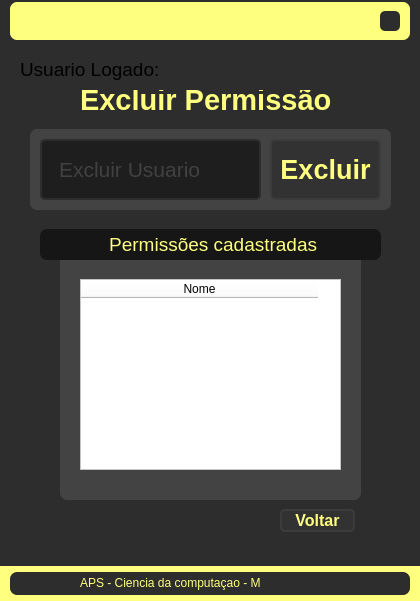
<?xml version="1.0" encoding="UTF-8"?>
<ui version="4.0">
 <class>MainWindow</class>
 <widget class="QMainWindow" name="MainWindow">
  <property name="geometry">
   <rect>
    <x>0</x>
    <y>0</y>
    <width>420</width>
    <height>601</height>
   </rect>
  </property>
  <property name="minimumSize">
   <size>
    <width>420</width>
    <height>600</height>
   </size>
  </property>
  <property name="windowTitle">
   <string>MainWindow</string>
  </property>
  <widget class="QWidget" name="centralwidget">
   <layout class="QVBoxLayout" name="verticalLayout">
    <property name="spacing">
     <number>0</number>
    </property>
    <property name="leftMargin">
     <number>0</number>
    </property>
    <property name="topMargin">
     <number>0</number>
    </property>
    <property name="rightMargin">
     <number>0</number>
    </property>
    <property name="bottomMargin">
     <number>0</number>
    </property>
    <item>
     <widget class="QFrame" name="topbar">
      <property name="maximumSize">
       <size>
        <width>16777215</width>
        <height>40</height>
       </size>
      </property>
      <property name="styleSheet">
       <string notr="true">background-color: rgb(45, 45, 45);</string>
      </property>
      <property name="frameShape">
       <enum>QFrame::NoFrame</enum>
      </property>
      <property name="frameShadow">
       <enum>QFrame::Raised</enum>
      </property>
      <layout class="QHBoxLayout" name="horizontalLayout_3">
       <property name="spacing">
        <number>0</number>
       </property>
       <property name="leftMargin">
        <number>0</number>
       </property>
       <property name="topMargin">
        <number>2</number>
       </property>
       <property name="rightMargin">
        <number>0</number>
       </property>
       <property name="bottomMargin">
        <number>0</number>
       </property>
       <item>
        <widget class="QFrame" name="frame_4">
         <property name="maximumSize">
          <size>
           <width>400</width>
           <height>16777215</height>
          </size>
         </property>
         <property name="styleSheet">
          <string notr="true">background-color: rgb(255, 255, 127);
border-radius: 7px;</string>
         </property>
         <property name="frameShape">
          <enum>QFrame::StyledPanel</enum>
         </property>
         <property name="frameShadow">
          <enum>QFrame::Raised</enum>
         </property>
         <layout class="QHBoxLayout" name="horizontalLayout_4">
          <property name="spacing">
           <number>3</number>
          </property>
          <property name="leftMargin">
           <number>10</number>
          </property>
          <property name="topMargin">
           <number>3</number>
          </property>
          <property name="rightMargin">
           <number>10</number>
          </property>
          <property name="bottomMargin">
           <number>3</number>
          </property>
          <item>
           <widget class="QLabel" name="label_7">
            <property name="text">
             <string/>
            </property>
            <property name="alignment">
             <set>Qt::AlignLeading|Qt::AlignLeft|Qt::AlignVCenter</set>
            </property>
           </widget>
          </item>
          <item>
           <widget class="QPushButton" name="pushButton_2">
            <property name="maximumSize">
             <size>
              <width>20</width>
              <height>20</height>
             </size>
            </property>
            <property name="styleSheet">
             <string notr="true">QPushButton {

	background-color: rgb(45, 45, 45);
	border-radius: 5px;	
	background-position: center;	
}
QPushButton:hover {
	
	background-color: rgb(255, 102, 105);
	color: rgb(200, 200, 200);
}
QPushButton:pressed {
	background-color: rgb(170, 0, 0);
	color: rgb(200, 200, 200);
}</string>
            </property>
            <property name="text">
             <string/>
            </property>
            <property name="icon">
             <iconset>
              <normaloff>../Imagens/cil-x.png</normaloff>../Imagens/cil-x.png</iconset>
            </property>
           </widget>
          </item>
         </layout>
        </widget>
       </item>
      </layout>
     </widget>
    </item>
    <item>
     <widget class="QFrame" name="frame_2">
      <property name="styleSheet">
       <string notr="true">background-color: rgb(45, 45, 45);</string>
      </property>
      <property name="frameShape">
       <enum>QFrame::NoFrame</enum>
      </property>
      <property name="frameShadow">
       <enum>QFrame::Raised</enum>
      </property>
      <layout class="QHBoxLayout" name="horizontalLayout">
       <item>
        <widget class="QFrame" name="frame">
         <property name="minimumSize">
          <size>
           <width>400</width>
           <height>500</height>
          </size>
         </property>
         <property name="maximumSize">
          <size>
           <width>400</width>
           <height>10000</height>
          </size>
         </property>
         <property name="styleSheet">
          <string notr="true">background-color: rgb(45, 45, 45);</string>
         </property>
         <property name="frameShape">
          <enum>QFrame::NoFrame</enum>
         </property>
         <property name="frameShadow">
          <enum>QFrame::Raised</enum>
         </property>
         <widget class="QLabel" name="label_6">
          <property name="geometry">
           <rect>
            <x>70</x>
            <y>180</y>
            <width>231</width>
            <height>31</height>
           </rect>
          </property>
          <property name="font">
           <font>
            <pointsize>13</pointsize>
            <weight>75</weight>
            <bold>true</bold>
           </font>
          </property>
          <property name="styleSheet">
           <string notr="true">color: rgb(255, 0, 0);</string>
          </property>
          <property name="text">
           <string/>
          </property>
         </widget>
         <widget class="QLabel" name="label_5">
          <property name="geometry">
           <rect>
            <x>70</x>
            <y>300</y>
            <width>231</width>
            <height>31</height>
           </rect>
          </property>
          <property name="font">
           <font>
            <pointsize>13</pointsize>
            <weight>75</weight>
            <bold>true</bold>
           </font>
          </property>
          <property name="styleSheet">
           <string notr="true">color: rgb(255, 0, 0);</string>
          </property>
          <property name="text">
           <string/>
          </property>
         </widget>
         <widget class="QLineEdit" name="lineEdit">
          <property name="geometry">
           <rect>
            <x>30</x>
            <y>90</y>
            <width>221</width>
            <height>61</height>
           </rect>
          </property>
          <property name="font">
           <font>
            <family>Segoe UI</family>
            <pointsize>16</pointsize>
           </font>
          </property>
          <property name="styleSheet">
           <string notr="true">QLineEdit {
	border: 2px solid rgb(45, 45, 45);
	border-radius: 5px;
	padding: 15px;
	background-color: rgb(30, 30, 30);	
	color: rgb(100, 100, 100);
}
QLineEdit:hover {
	border: 2px solid rgb(55, 55, 55);}
QLineEdit:focus {
	border: 2px solid rgb(255, 207, 0);	
	color: rgb(200, 200, 200);}</string>
          </property>
          <property name="inputMask">
           <string/>
          </property>
          <property name="text">
           <string/>
          </property>
          <property name="dragEnabled">
           <bool>false</bool>
          </property>
          <property name="readOnly">
           <bool>false</bool>
          </property>
          <property name="placeholderText">
           <string>Excluir Usuario</string>
          </property>
          <property name="clearButtonEnabled">
           <bool>true</bool>
          </property>
         </widget>
         <widget class="QPushButton" name="pushButton">
          <property name="geometry">
           <rect>
            <x>260</x>
            <y>90</y>
            <width>111</width>
            <height>61</height>
           </rect>
          </property>
          <property name="font">
           <font>
            <pointsize>20</pointsize>
            <weight>75</weight>
            <bold>true</bold>
           </font>
          </property>
          <property name="styleSheet">
           <string notr="true">
QPushButton {	
	background-color: rgb(50, 50, 50);
	border: 2px solid rgb(60, 60, 60);
	border-radius: 5px;
color: rgb(255, 255, 127);
}
QPushButton:hover {	
	background-color: rgb(60, 60, 60);
	border: 2px solid rgb(70, 70, 70);
}
QPushButton:pressed {	
	background-color: rgb(250, 230, 0);
	border: 2px solid rgb(250, 230, 0);	
	color: rgb(35, 35, 35);}</string>
          </property>
          <property name="text">
           <string>Excluir</string>
          </property>
         </widget>
         <widget class="QLabel" name="label">
          <property name="geometry">
           <rect>
            <x>70</x>
            <y>30</y>
            <width>271</width>
            <height>41</height>
           </rect>
          </property>
          <property name="font">
           <font>
            <pointsize>22</pointsize>
            <weight>75</weight>
            <bold>true</bold>
           </font>
          </property>
          <property name="styleSheet">
           <string notr="true">color: rgb(255, 255, 127);</string>
          </property>
          <property name="text">
           <string>Excluir Permissão</string>
          </property>
         </widget>
         <widget class="QLabel" name="label_8">
          <property name="geometry">
           <rect>
            <x>50</x>
            <y>180</y>
            <width>301</width>
            <height>271</height>
           </rect>
          </property>
          <property name="styleSheet">
           <string notr="true">background-color: rgb(67, 67, 67);

border-radius: 7px;

</string>
          </property>
          <property name="text">
           <string/>
          </property>
         </widget>
         <widget class="QLabel" name="label_9">
          <property name="geometry">
           <rect>
            <x>30</x>
            <y>180</y>
            <width>341</width>
            <height>31</height>
           </rect>
          </property>
          <property name="font">
           <font>
            <family>Segoe UI</family>
            <pointsize>14</pointsize>
            <weight>50</weight>
            <bold>false</bold>
           </font>
          </property>
          <property name="styleSheet">
           <string notr="true">background-color: rgb(22, 22, 22);
color: rgb(255, 255, 127);
border-radius: 7px;
</string>
          </property>
          <property name="text">
           <string> Permissões cadastradas</string>
          </property>
          <property name="alignment">
           <set>Qt::AlignCenter</set>
          </property>
         </widget>
         <widget class="QTableWidget" name="tableWidget">
          <property name="geometry">
           <rect>
            <x>70</x>
            <y>230</y>
            <width>261</width>
            <height>191</height>
           </rect>
          </property>
          <property name="font">
           <font>
            <pointsize>13</pointsize>
            <weight>75</weight>
            <bold>true</bold>
           </font>
          </property>
          <property name="styleSheet">
           <string notr="true">background-color: rgb(255, 255, 255);</string>
          </property>
          <attribute name="horizontalHeaderDefaultSectionSize">
           <number>237</number>
          </attribute>
          <column>
           <property name="text">
            <string>Nome</string>
           </property>
          </column>
         </widget>
         <widget class="QLabel" name="label_3">
          <property name="geometry">
           <rect>
            <x>70</x>
            <y>421</y>
            <width>261</width>
            <height>21</height>
           </rect>
          </property>
          <property name="font">
           <font>
            <pointsize>13</pointsize>
            <weight>75</weight>
            <bold>true</bold>
           </font>
          </property>
          <property name="styleSheet">
           <string notr="true">color: rgb(255, 0, 0);
background-color: rgb(67, 67, 67);
</string>
          </property>
          <property name="text">
           <string/>
          </property>
         </widget>
         <widget class="QLabel" name="label_10">
          <property name="geometry">
           <rect>
            <x>20</x>
            <y>80</y>
            <width>361</width>
            <height>81</height>
           </rect>
          </property>
          <property name="styleSheet">
           <string notr="true">background-color: rgb(67, 67, 67);

border-radius: 7px;

</string>
          </property>
          <property name="text">
           <string/>
          </property>
         </widget>
         <widget class="QLabel" name="label_11">
          <property name="geometry">
           <rect>
            <x>10</x>
            <y>0</y>
            <width>141</width>
            <height>41</height>
           </rect>
          </property>
          <property name="font">
           <font>
            <family>Segoe UI</family>
            <pointsize>14</pointsize>
           </font>
          </property>
          <property name="text">
           <string>Usuario Logado:</string>
          </property>
         </widget>
         <widget class="QLabel" name="label_12">
          <property name="geometry">
           <rect>
            <x>150</x>
            <y>0</y>
            <width>241</width>
            <height>41</height>
           </rect>
          </property>
          <property name="font">
           <font>
            <family>Segoe UI</family>
            <pointsize>12</pointsize>
            <weight>75</weight>
            <bold>true</bold>
           </font>
          </property>
          <property name="styleSheet">
           <string notr="true">color: rgb(170, 0, 0);</string>
          </property>
          <property name="text">
           <string/>
          </property>
         </widget>
         <widget class="QPushButton" name="pushButton_3">
          <property name="geometry">
           <rect>
            <x>270</x>
            <y>460</y>
            <width>75</width>
            <height>23</height>
           </rect>
          </property>
          <property name="font">
           <font>
            <pointsize>12</pointsize>
            <weight>75</weight>
            <italic>false</italic>
            <bold>true</bold>
           </font>
          </property>
          <property name="styleSheet">
           <string notr="true">QPushButton {	
	background-color: rgb(50, 50, 50);
	border: 2px solid rgb(60, 60, 60);
	border-radius: 5px;
color: rgb(255, 255, 127);
}
QPushButton:hover {	
	background-color: rgb(60, 60, 60);
	border: 2px solid rgb(70, 70, 70);
}
QPushButton:pressed {	
	background-color: rgb(250, 230, 0);
	border: 2px solid rgb(250, 230, 0);	
	color: rgb(35, 35, 35);}</string>
          </property>
          <property name="text">
           <string>Voltar</string>
          </property>
         </widget>
         <zorder>label</zorder>
         <zorder>label_10</zorder>
         <zorder>label_5</zorder>
         <zorder>label_6</zorder>
         <zorder>lineEdit</zorder>
         <zorder>pushButton</zorder>
         <zorder>label_8</zorder>
         <zorder>label_9</zorder>
         <zorder>tableWidget</zorder>
         <zorder>label_3</zorder>
         <zorder>label_11</zorder>
         <zorder>label_12</zorder>
         <zorder>pushButton_3</zorder>
        </widget>
       </item>
      </layout>
     </widget>
    </item>
    <item>
     <widget class="QFrame" name="rodape">
      <property name="maximumSize">
       <size>
        <width>16777215</width>
        <height>35</height>
       </size>
      </property>
      <property name="styleSheet">
       <string notr="true">background-color: rgb(255, 255, 127);</string>
      </property>
      <property name="frameShape">
       <enum>QFrame::NoFrame</enum>
      </property>
      <property name="frameShadow">
       <enum>QFrame::Raised</enum>
      </property>
      <layout class="QHBoxLayout" name="horizontalLayout_2">
       <property name="spacing">
        <number>2</number>
       </property>
       <property name="leftMargin">
        <number>2</number>
       </property>
       <property name="topMargin">
        <number>2</number>
       </property>
       <property name="rightMargin">
        <number>2</number>
       </property>
       <property name="bottomMargin">
        <number>2</number>
       </property>
       <item>
        <widget class="QFrame" name="frame_3">
         <property name="minimumSize">
          <size>
           <width>400</width>
           <height>20</height>
          </size>
         </property>
         <property name="maximumSize">
          <size>
           <width>23</width>
           <height>23</height>
          </size>
         </property>
         <property name="styleSheet">
          <string notr="true">background-color: rgb(45, 45, 45);
border-radius: 7px;</string>
         </property>
         <property name="frameShape">
          <enum>QFrame::StyledPanel</enum>
         </property>
         <property name="frameShadow">
          <enum>QFrame::Raised</enum>
         </property>
         <widget class="QLabel" name="label_2">
          <property name="geometry">
           <rect>
            <x>70</x>
            <y>0</y>
            <width>181</width>
            <height>21</height>
           </rect>
          </property>
          <property name="styleSheet">
           <string notr="true">color: rgb(255, 255, 127);</string>
          </property>
          <property name="text">
           <string>APS - Ciencia da computaçao - MD5</string>
          </property>
         </widget>
        </widget>
       </item>
      </layout>
     </widget>
    </item>
   </layout>
  </widget>
  <widget class="QMenuBar" name="menubar">
   <property name="geometry">
    <rect>
     <x>0</x>
     <y>0</y>
     <width>420</width>
     <height>21</height>
    </rect>
   </property>
  </widget>
 </widget>
 <resources>
  <include location="file_rc.qrc"/>
 </resources>
 <connections/>
</ui>
